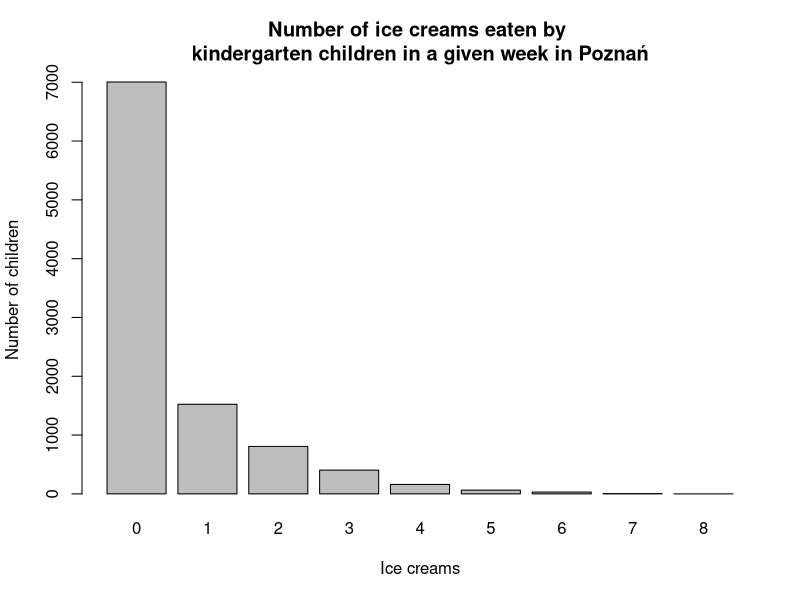

The R source for this figure:
## ---- chunk 1
# Set a seed for reproducibility
set.seed(123)

# Define the parameters
n <- 10000  # number of observations
p_zero <- 0.7  # proportion of extra zeros
lambda <- 2  # Poisson parameter
X <- runif(n, -1, 1)  # predictor variable
W <- runif(n, -1, 1)  # predictor variable for zero-inflation
b <- 1  # regression coefficient
g <- -0.8  # regression coefficient for zero-inflation

# Generate binary indicators for the zero process
zero_process <- rbinom(n, 1, 1 / (1 + exp(-W * g)))

# Generate counts for the non-zero process
poisson_process <- rpois(n, exp(X * b))

# Generate the zero-inflated data
Y <- zero_process * 0 + (1 - zero_process) * poisson_process
barplot(table(Y), 
        main = "Number of ice creams eaten by \nkindergarten children in a given week in Poznań",
        xlab = "Ice creams",
        ylab = "Number of children")
